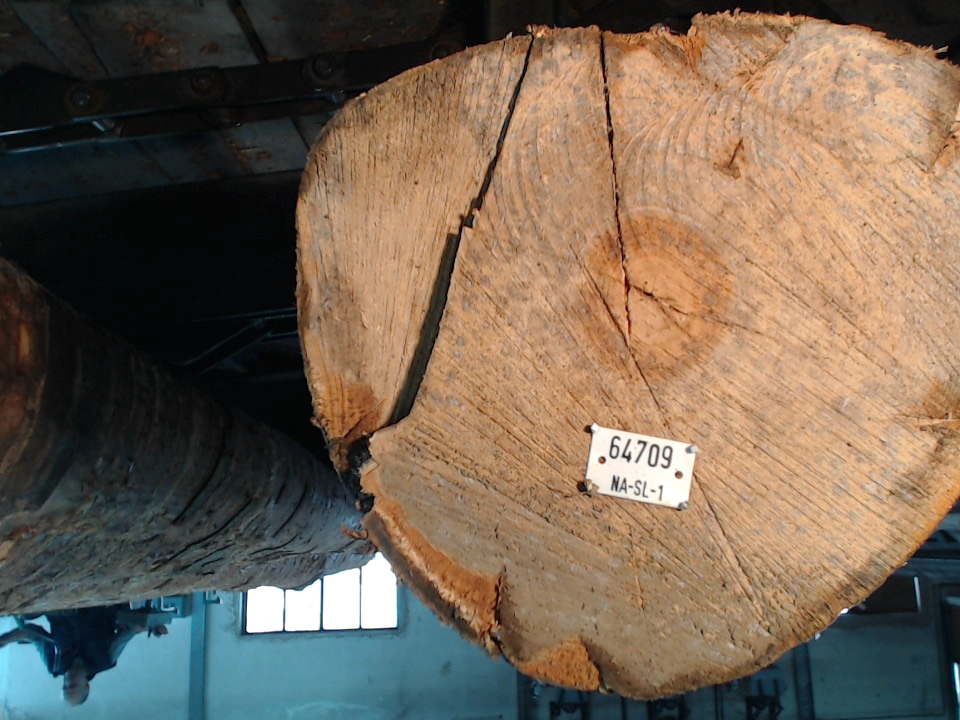
//> input picture Images/Input_images/Snapshot504.jpg, 960 x 720 px
$ ./filterRotated Images/Input_images/Snapshot504.jpg Images/Input_images/Snapshot532.jpg   (built with g++ and OpenCV 4)
//> lines starting //> are read from the running program, lines starting //| are printed output that depends on the picture; after the words box and inside, x2 and y2 are one past the last pixel; in counts of white or black regions, pixels touching at a corner belong together
#include <iostream>
#include <vector>
#include <algorithm>
#include <math.h>
#include <string>

#include <opencv2/core/core.hpp>
#include <opencv2/highgui/highgui.hpp>
#include <opencv2/highgui/highgui_c.h>
#include "opencv2/photo.hpp"

using namespace cv;
using namespace std;

// Global variables
Mat image;
double pi = 4*atan(1.0);   // Maximum precision available on any architecture for Pi number

// Finding threshold from percentage of histogram
int findThreshold(int histogram[], int total, double percentage) {

	int curr_sum = 0;
	int threshold = 0;
	int total_pixels = total*percentage;
	for(int i=0; i<256; ++i) {
			curr_sum += histogram[i];
		if(curr_sum > total_pixels) {
			return i;
		}
	}
}

// Filter Gxx(theta) gives maximal/minimal response to a rotation angle
double calculateGTheta(double Gxx,double Gyy, double Gxy, double theta) {
	return Gxx * (cos(theta)*cos(theta)) + Gyy*(sin(theta)*sin(theta)) - 2*Gxy*(cos(theta)*sin(theta));
}


void steerable_filter(Mat &image, Mat &filterImage,  double sigma) {
//> called with sigma = 1.2

	int filter_size = (int)(2*sigma + 0.5); 		// Size of filter
	int region_size = 2*filter_size + 1; 			// Size of filter matrix ( region_size*region_size)

	// Initializations of filter's matrix
	std::vector< std::vector<double> > matrixGxx(region_size, std::vector<double>(region_size, 0));
	std::vector< std::vector<double> > matrixGyy(region_size, std::vector<double>(region_size, 0));
	std::vector< std::vector<double> > matrixGxy(region_size, std::vector<double>(region_size, 0));

	for(int i=0; i<region_size; i++) {
		for (int j=0; j<region_size; j++) {
			double x = i - filter_size;  // vrijednost filta Gxx/Gyy/Gxy se računa sa x -> udaljenost po x-osi od središnjeg piksela do piksela za koji se računa vrijednost filtra
			double y = j - filter_size;  //  y -> isto po y-osi

			// Calculating Gxx,Gyy,Gxy filters
			matrixGxx[i][j] = (x*x - sigma*sigma)/(2*pi*pow(sigma,6)) *exp(-(x*x+y*y)/(2*sigma*sigma));
			matrixGyy[i][j] = (y*y - sigma*sigma)/(2*pi*pow(sigma,6)) *exp(-(x*x+y*y)/(2*sigma*sigma));
			matrixGxy[i][j] = (x*y)/(2*pi*pow(sigma,6)) *exp(-(x*x+y*y)/(2*sigma*sigma));
		}
	}

	Size s = image.size();
	// Assumption is that the text will not be on the edges of the picture
	int x_boundary = s.width  - filter_size;
	int y_boundary = s.height - filter_size;

	// Looping over image cut by filter-size (avoiding fetching non existing pixels)
    for(int y=filter_size; y<y_boundary; y++) {
    	for (int x=filter_size; x<x_boundary; x++) {
    		double sumGxx = 0;
			double sumGyy = 0;
			double sumGxy = 0;
    		// Calculating response of filters Gxx,Gyy,Gxy on the image
    		for(int l=-filter_size; l<=filter_size; l++){
    			for(int k=-filter_size; k<=filter_size; k++) {
    				sumGxx += (image.at<uchar>(y+l, x+k)*matrixGxx[k+filter_size][l+filter_size]);
    				sumGyy += (image.at<uchar>(y+l, x+k)*matrixGyy[k+filter_size][l+filter_size]);
    				sumGxy += (image.at<uchar>(y+l, x+k)*matrixGxy[k+filter_size][l+filter_size]);
    			}
    		}

    		double thetaMax, thetaMin;
      		// Possible solutions for the equation of the maximum and minimum response
      		if (sumGyy-sumGxx == 0) {
        		thetaMax = pi/4;
      		} else if (sumGxy == 0) {
        		thetaMax = 0;
      		} else {
        		double x = 2*sumGxy/(sumGyy-sumGxx);
        		thetaMax = 0.5*atan(x);
      		}

      		if (thetaMax > 0)
        		thetaMin = thetaMax-pi/2;
      		else
        		thetaMin = thetaMax+pi/2;
        	assert (thetaMax>=-pi/2 && thetaMax<=pi/2);

        	// After finding 2 angles which give maximal/minimal respone -> calculate response
      		double responseMax = calculateGTheta(sumGxx, sumGyy, sumGxy, thetaMax);
      		double responseMin = calculateGTheta(sumGxx, sumGyy, sumGxy, thetaMin);
      		// Swapping if needed
      		if (fabs(responseMax) < fabs(responseMin)){
        		swap(responseMax, responseMin);
        		swap(thetaMax, thetaMin);
      		}
      		filterImage.at<float>(y,x) = fabs(responseMax);
    	}
    }
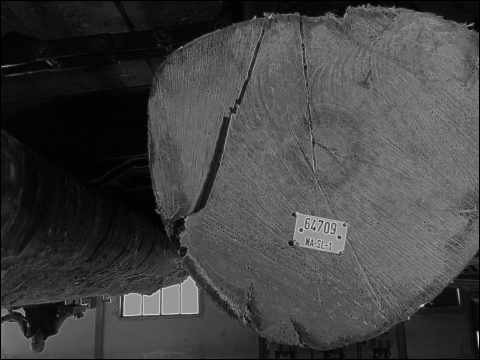
//> filterImage: 720 rows x 960 cols, CV_32FC1 (shown at 1/2 size); min 0, max 52.37, mean 13.7; drawn with min black and max white
}


vector<RotatedRect>  detectLetters(Mat &image) {
 	vector<RotatedRect> boundRectangles;
 	Mat element;

    element = getStructuringElement(cv::MORPH_RECT, cv::Size(17, 3) );
    cv::morphologyEx(image, image, CV_MOP_CLOSE, element);
    vector< vector<Point> > contours;
    cv::findContours(image, contours, 0, 1);
    // Adding minAreaRect to vector or RotatedRects
  	for( int i = 0; i < contours.size(); i++ ) {
  		if(contours[i].size() > 100) {
  			RotatedRect r = minAreaRect(Mat(contours[i]));
  			boundRectangles.push_back(r);
  		}
  	}
    return boundRectangles;
 }


void processImage(Mat &image, string number) {

	// Image initialization
	Mat resultImage(image.rows, image.cols, CV_32FC1);
	Mat normImage(image.rows, image.cols, CV_8UC1);
	Mat filterImage(image.rows, image.cols, CV_8UC1);
	Mat threshold_image(image.rows, image.cols, CV_8UC1);

	// sigma = 1.2
	steerable_filter(image, resultImage, 1.2);
	normalize(resultImage, normImage, 0, 255, NORM_MINMAX, -1);
	normImage.convertTo(filterImage, CV_8UC1);
//> filterImage: 720 rows x 960 cols, CV_8UC1
	imshow("FilterImage", filterImage);
	bitwise_not(filterImage, filterImage);
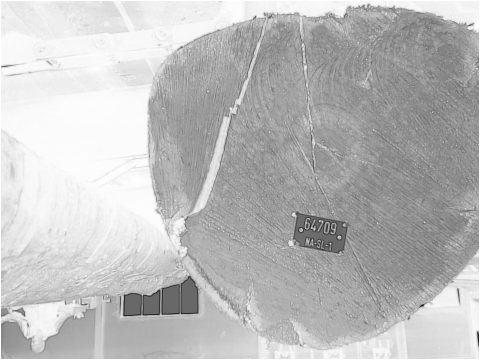
//> filterImage: 720 rows x 960 cols, CV_8UC1 (shown at 1/2 size); min 0, max 255, mean 188.3

	int histogram[256];

	// Initialization of histogram
	for(int i=0; i<256; ++i) {
		histogram[i] = 0;
	}

	// Calculating histogram of image
	for(int y=0; y < filterImage.rows; ++y) {
		for(int x=0; x < filterImage.cols; ++x) {
			histogram[ (int)filterImage.at<uchar>(y,x) ]++ ;
		}
	}
//> after the loop, histogram = 256 values, max 19838 at index 251, min 0 at index 1, mean 2700

	int total, histogram_threshold;
	total = image.rows*image.cols;
	histogram_threshold = findThreshold(histogram, total, 0.015);
//> the loop in findThreshold, `for(int i=0; i<256; ++i)` made 105 passes
//> curr_sum on passes 1 to 8: 1, 1, 1, 1, 1, 3, 5, 7
//> histogram_threshold = 104

	// Thresholding image by percentage of histogram
	for(int y=0; y < filterImage.rows; ++y) {
		for(int x=0; x < filterImage.cols; ++x) {
			if( filterImage.at<uchar>(y,x) < histogram_threshold) {
				threshold_image.at<uchar>(y,x) = 255;
			} else {
				threshold_image.at<uchar>(y,x) = 0;
			}
		}
	}
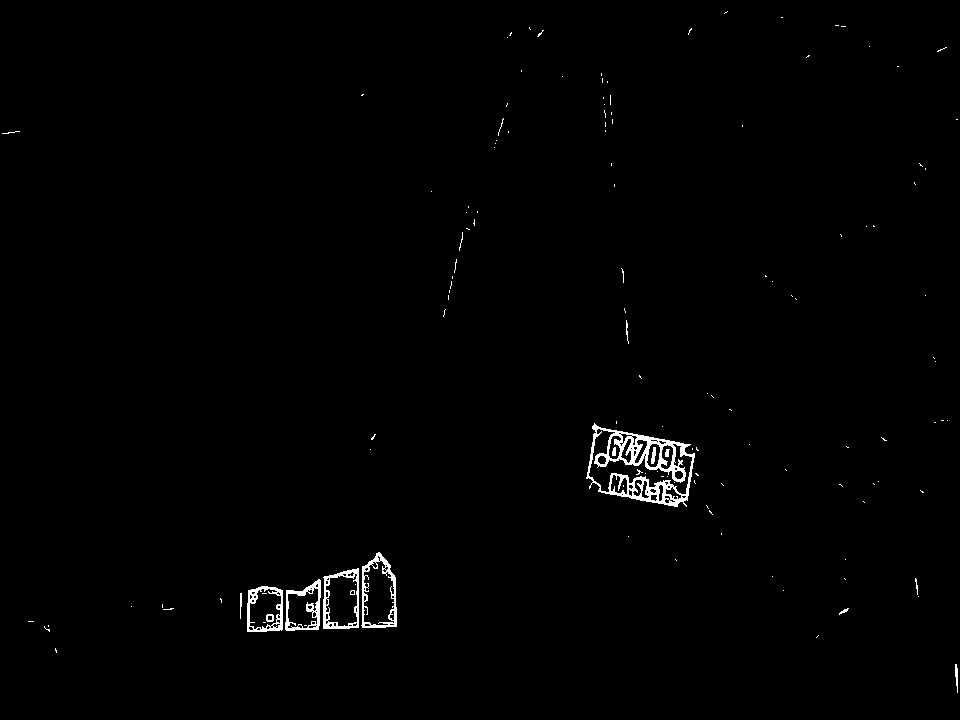
//> threshold_image: 720 rows x 960 cols, CV_8UC1; 0.93% white; 136 white regions (120 under 20 px), largest, box (x1, y1, x2, y2) and area: (586, 423, 695, 507) 2892, (361, 552, 397, 628) 764, (323, 568, 359, 629) 653
	imshow("Threshold image", threshold_image);
	dilate(threshold_image, threshold_image, Mat(), Point(-1, -1), 2, 1, 1);
	imshow("AfterDilate", threshold_image);
	erode(threshold_image, threshold_image, Mat(), Point(-1, -1), 2, 1, 1);
//> threshold_image: 720 rows x 960 cols, CV_8UC1; 1.4% white; 108 white regions (96 under 20 px), largest, box (x1, y1, x2, y2) and area: (586, 423, 699, 507) 4896, (247, 552, 397, 632) 4043, (955, 664, 960, 693) 110
	imshow("AfterErode", threshold_image);
	// Detecting letters
    vector<RotatedRect> boundRectangles = detectLetters(threshold_image);
//> in detectLetters, `cv::morphologyEx(image, image, CV_MOP_CLOSE, element);`:
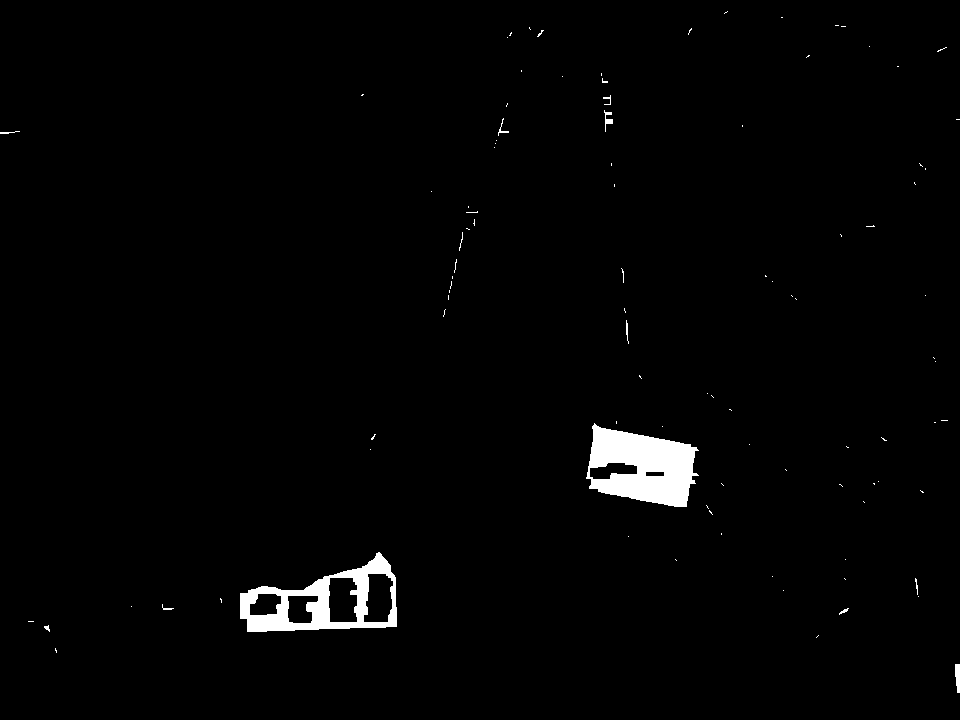
//> image: 720 rows x 960 cols, CV_8UC1; 1.7% white; 99 white regions (86 under 20 px)
//> in detectLetters, `cv::findContours(image, contours, 0, 1);`: contours = 99 contours, 95 with area under 20; largest, box (x1, y1, x2, y2) and area: (240, 552, 397, 632) 7756, (586, 423, 699, 507) 6432, (955, 664, 960, 693) 90, (604, 110, 613, 132) 42
//> the loop in detectLetters, `for( int i = 0; i < contours.size(); i++ )` made 99 passes
//> r on passes 17, 35: centre (317.3, 591.7), size (156.3, 75.2), angle -1.9, centre (641.4, 467.2), size (66, 114), angle -77.7
//> boundRectangles = 2 RotatedRects (x, y, width, height, angle): [317.3, 591.7, 156.3, 75.19, -1.93], [641.4, 467.2, 66.03, 114, -77.66]

  	Mat image_rgb(image.size(), CV_8UC3);
  	// convert grayscale to color image
  	cvtColor(image, image_rgb, CV_GRAY2RGB);

	// Displaying bounding rectangles
	for(int i=0; i<boundRectangles.size(); i++ ) {
		double width, height;
		width = boundRectangles[i].size.width;
		height = boundRectangles[i].size.height;
		// Removing probably non-text rectangles
		if (width > 50 && height > 10) {
			Point2f rect_points[4];
			boundRectangles[i].points(rect_points);
			for(int j=0; j<4; j++) {
				line(image_rgb, rect_points[j], rect_points[(j+1)%4], Scalar(0,0,255), 2, 8);
			}
		}
	}
//> this loop made 2 passes
//> (width, height) on passes 1 to 2: (156.3, 75.19), (66.03, 114)
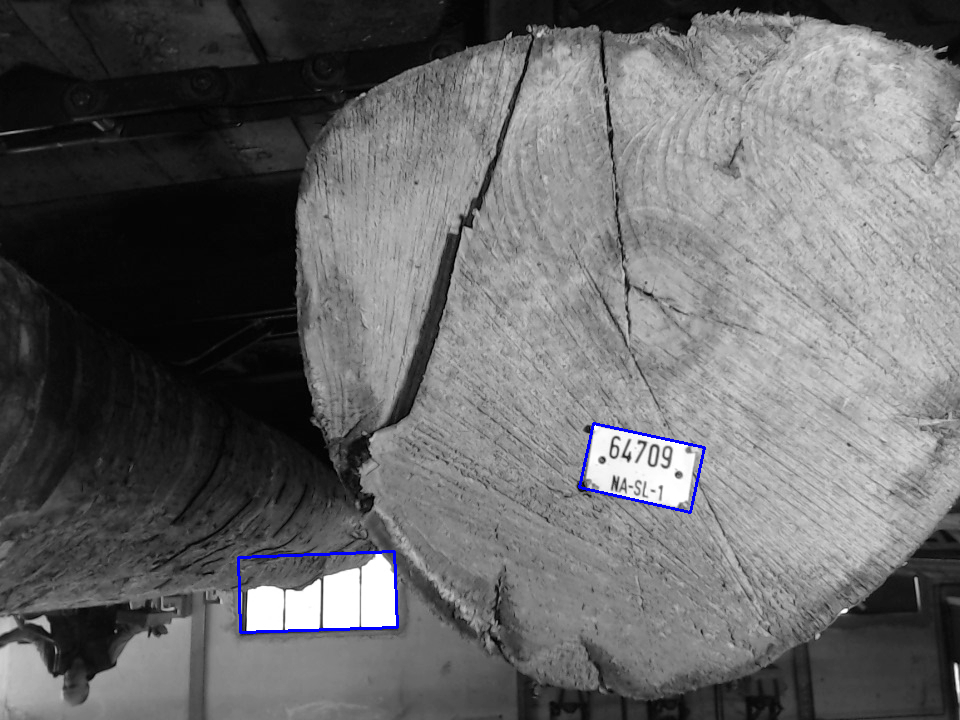
//> image_rgb: 720 rows x 960 cols, CV_8UC3; mean R, G, B 103.4, 103.4, 104.3

    resultImage.release();
	normImage.release();
	filterImage.release();
	threshold_image.release();

    imshow("IzlazMetode", image_rgb);
    imwrite("Result_image" + number + ".png", image_rgb);
}

/** Use of program :
	Give path of image as parameter1 and number of resultimage as parametar 2
	Program will save result_image + parameter2.png in same folder
**/
int main(int argc, char **argv) {

	image = cv::imread(argv[1], CV_LOAD_IMAGE_GRAYSCALE);
	if(image.empty() ) {
		std::cerr << "Could not load given image!" << std::endl;
	}

	processImage(image, argv[2]);

	waitKey(0);
	return 0;
}

$ run again, on Images/Input_images/Snapshot538.jpg
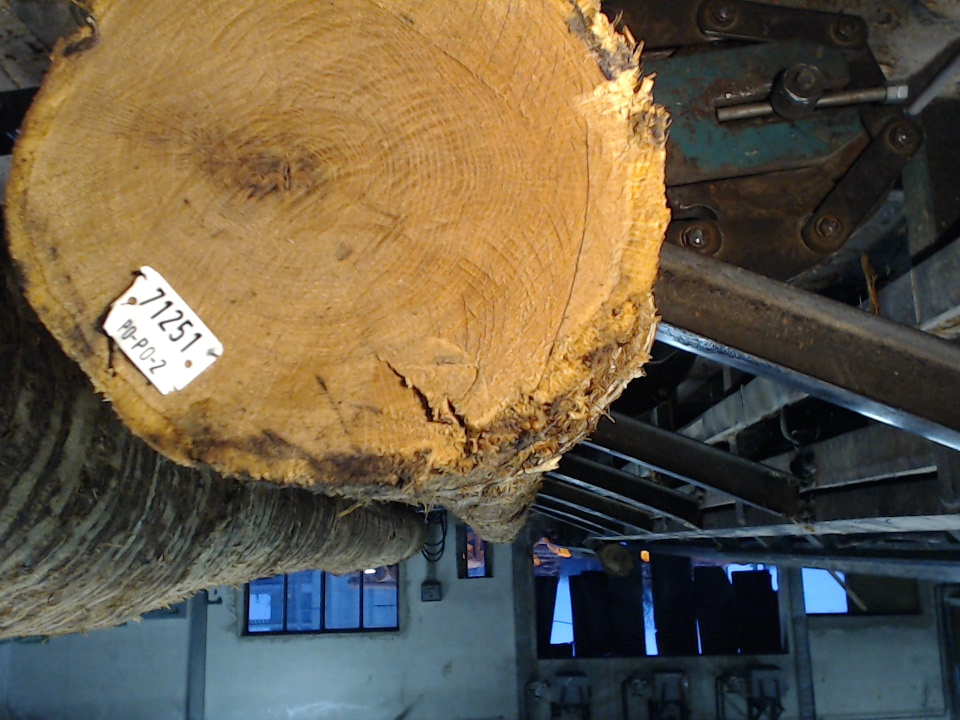
//> input picture Images/Input_images/Snapshot538.jpg, 960 x 720 px
//> after the loop in processImage, `for(int y=0; y < filterImage.rows; ++y)`: histogram = 256 values, max 10240 at index 165, min 0 at index 1, mean 2700
//> the loop in findThreshold, `for(int i=0; i<256; ++i)` made 109 passes
//> curr_sum on passes 1 to 8: 1, 1, 3, 5, 7, 9, 10, 13
//> histogram_threshold = 108
//> after the loop in processImage, `for(int y=0; y < filterImage.rows; ++y)`:
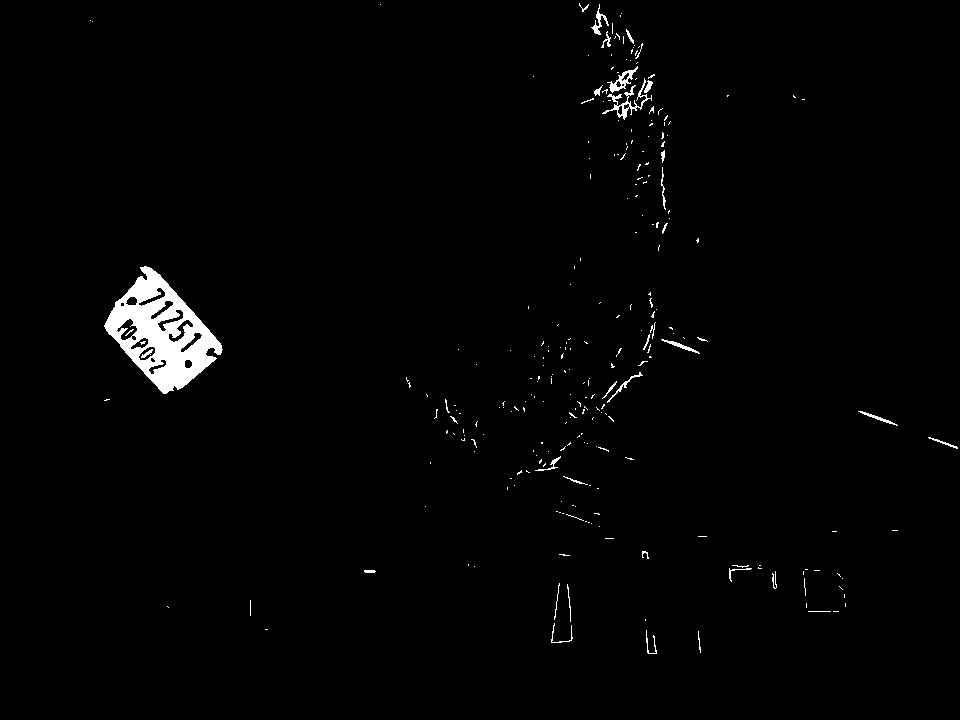
//> threshold_image: 720 rows x 960 cols, CV_8UC1; 1.5% white; 260 white regions (225 under 20 px), largest, box (x1, y1, x2, y2) and area: (104, 266, 223, 394) 6880, (602, 78, 652, 120) 397, (607, 66, 638, 93) 239
//> contours = 146 contours, 122 with area under 20; largest, box (x1, y1, x2, y2) and area: (104, 266, 223, 394) 8101, (579, 3, 663, 121) 2690, (551, 583, 573, 643) 787, (585, 372, 643, 403) 271, (641, 322, 700, 354) 248
//> the loop in detectLetters, `for( int i = 0; i < contours.size(); i++ )` made 146 passes
//> r on passes 12, 50, 68, 72, 83, 104, 113, 132: centre (564.6, 613.7), size (59.5, 20.7), angle -82.9, centre (538.5, 465), size (45.2, 11.4), angle -8.6, centre (591.5, 410.7), size (16.6, 44.6), angle -84.7, centre (447.7, 410.3), size (20.9, 23.5), angle -77.7, centre (615.3, 389.5), size (60.7, 14.6), angle -27.3, centre (670.1, 337.4), size (30.2, 58.4), angle -88.9, centre (157.8, 330.7), size (77.5, 118.7), angle -41.8, centre (651.5, 170.2), size (76.9, 29.1), angle -88.5
//> boundRectangles = 9 RotatedRects (x, y, width, height, angle), first 8: [564.6, 613.7, 59.54, 20.71, -82.87], [538.5, 465, 45.21, 11.39, -8.62], [591.5, 410.7, 16.58, 44.64, -84.69], [447.7, 410.3, 20.9, 23.54, -77.74], [615.3, 389.5, 60.74, 14.56, -27.3], [670.1, 337.4, 30.15, 58.44, -88.88], [157.8, 330.7, 77.54, 118.7, -41.82], [651.5, 170.2, 76.89, 29.07, -88.45]
//> the loop in processImage, `for(int i=0; i<boundRectangles.size(); i++ )` made 9 passes
//> (width, height) on passes 1 to 8: (59.54, 20.71), (45.21, 11.39), (16.58, 44.64), (20.9, 23.54), (60.74, 14.56), (30.15, 58.44), (77.54, 118.7), (76.89, 29.07)
//> after the loop in processImage, `for(int i=0; i<boundRectangles.size(); i++ )`:
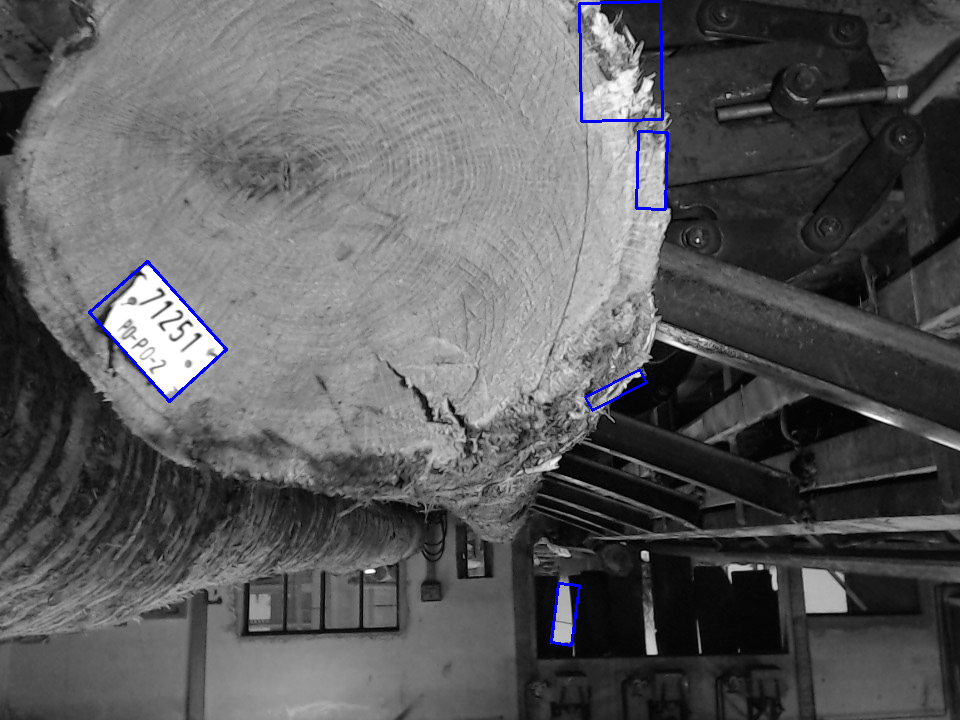
//> image_rgb: 720 rows x 960 cols, CV_8UC3; mean R, G, B 92.1, 92.1, 93.6
